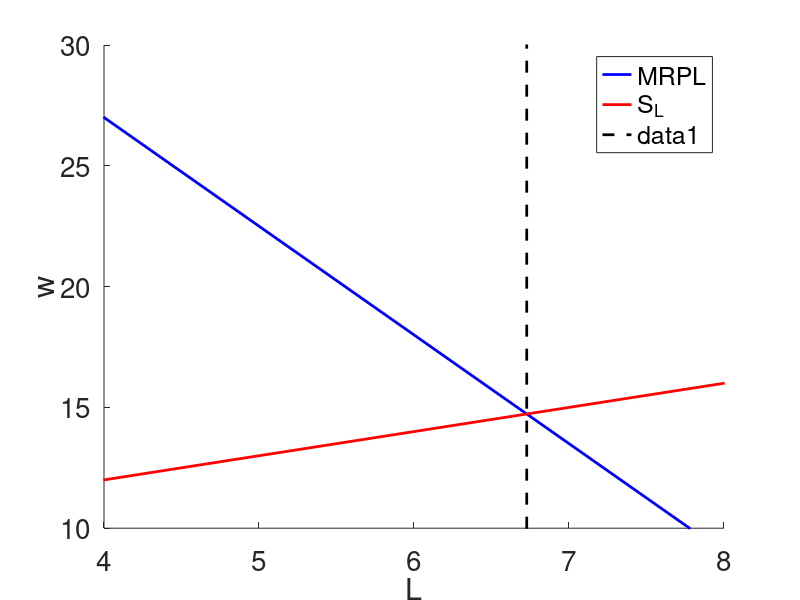
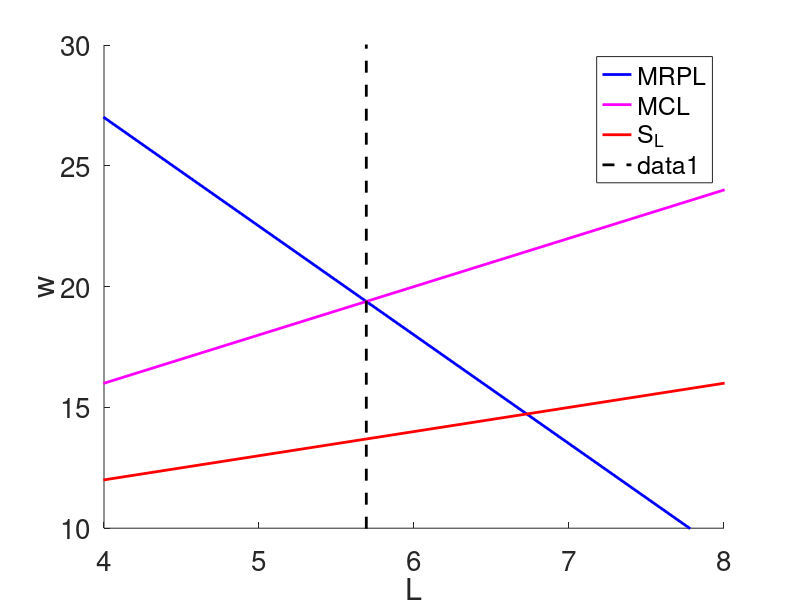
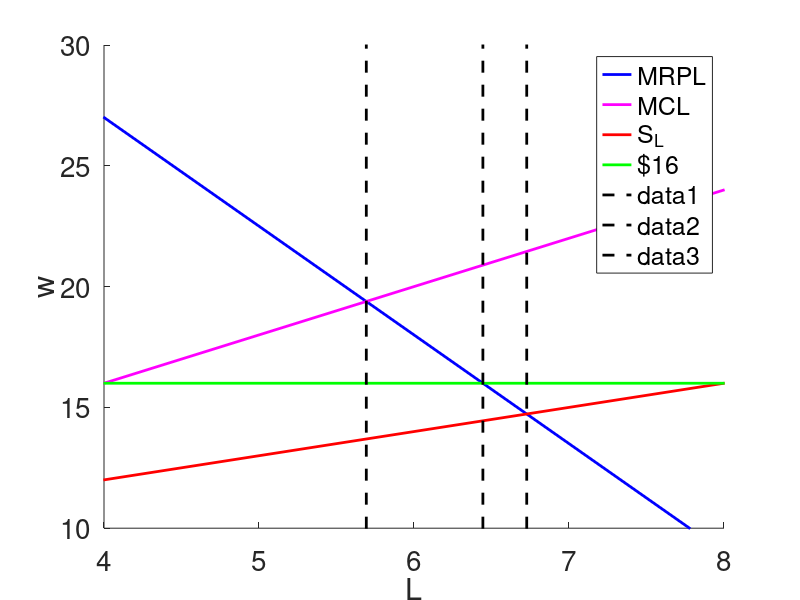
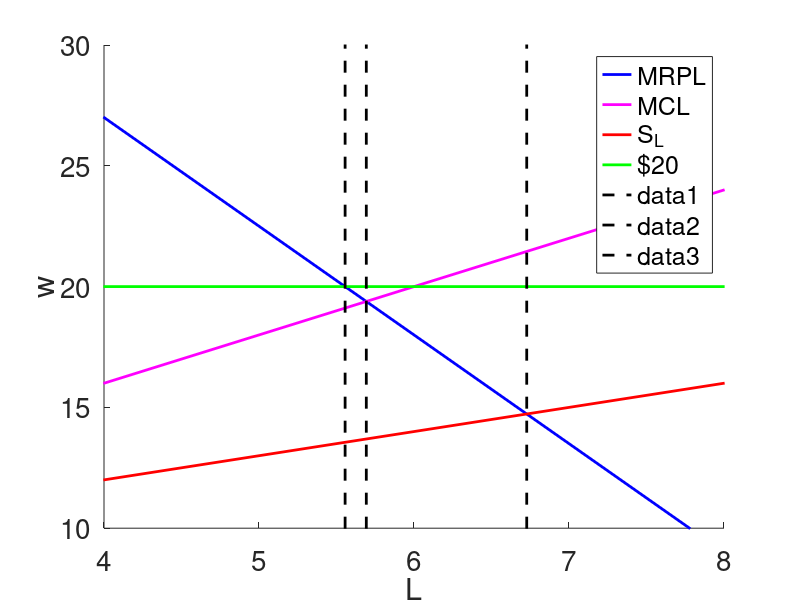

Reproduce these figures in MATLAB, in order.
L= [0, 10];
MRPL = -4.5*L + 45;
w = L + 8;
MCL = 2*L + 8;

figure;
hold on;
set(gca, 'fontsize', 20);
xlim([4, 8]);
ylim([10, 30]);
xlabel('L');
ylabel('w');
plot(L, MRPL, 'color', 'b', 'linewidth', 2);
plot(L, w, 'color', 'r', 'linewidth', 2);
legend('MRPL', 'S_L');
plot([74/11,74/11], [0,50], 'color', 'k', 'linewidth', 2, 'linestyle', '--');

figure;
hold on;
set(gca, 'fontsize', 20);
xlim([4, 8]);
ylim([10, 30]);
xlabel('L');
ylabel('w');
plot(L, MRPL, 'color', 'b', 'linewidth', 2);
plot(L, MCL, 'color', 'm', 'linewidth', 2);
plot(L, w, 'color', 'r', 'linewidth', 2);
legend('MRPL', 'MCL', 'S_L');
plot([74/13,74/13], [0,50], 'color', 'k', 'linewidth', 2, 'linestyle', '--');

figure;
hold on;
set(gca, 'fontsize', 20);
xlim([4, 8]);
ylim([10, 30]);
xlabel('L');
ylabel('w');
plot(L, MRPL, 'color', 'b', 'linewidth', 2);
plot(L, MCL, 'color', 'm', 'linewidth', 2);
plot(L, w, 'color', 'r', 'linewidth', 2);
plot(L, [16,16], 'color', 'g', 'linewidth', 2);
legend('MRPL', 'MCL', 'S_L', '$16');
plot([74/13,74/13], [0,50], 'color', 'k', 'linewidth', 2, 'linestyle', '--');
plot([74/11,74/11], [0,50], 'color', 'k', 'linewidth', 2, 'linestyle', '--');
plot([58/9,58/9], [0,50], 'color', 'k', 'linewidth', 2, 'linestyle', '--');

figure;
hold on;
set(gca, 'fontsize', 20);
xlim([4, 8]);
ylim([10, 30]);
xlabel('L');
ylabel('w');
plot(L, MRPL, 'color', 'b', 'linewidth', 2);
plot(L, MCL, 'color', 'm', 'linewidth', 2);
plot(L, w, 'color', 'r', 'linewidth', 2);
plot(L, [20,20], 'color', 'g', 'linewidth', 2);
legend('MRPL', 'MCL', 'S_L', '$20');
plot([74/13,74/13], [0,50], 'color', 'k', 'linewidth', 2, 'linestyle', '--');
plot([74/11,74/11], [0,50], 'color', 'k', 'linewidth', 2, 'linestyle', '--');
plot([50/9,50/9], [0,50], 'color', 'k', 'linewidth', 2, 'linestyle', '--');
